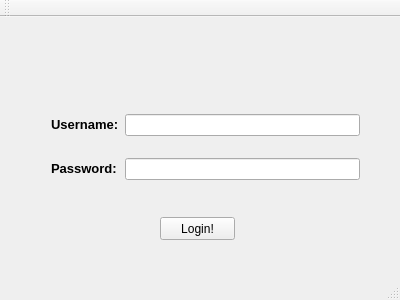
<?xml version="1.0" encoding="UTF-8"?>
<ui version="4.0">
 <class>MainWindow</class>
 <widget class="QMainWindow" name="MainWindow">
  <property name="geometry">
   <rect>
    <x>0</x>
    <y>0</y>
    <width>400</width>
    <height>300</height>
   </rect>
  </property>
  <property name="windowTitle">
   <string>MainWindow</string>
  </property>
  <widget class="QWidget" name="centralWidget">
   <widget class="QWidget" name="gridLayoutWidget">
    <property name="geometry">
     <rect>
      <x>40</x>
      <y>70</y>
      <width>331</width>
      <height>121</height>
     </rect>
    </property>
    <layout class="QGridLayout" name="gridLayout">
     <item row="0" column="0">
      <widget class="QLabel" name="username_label">
       <property name="text">
        <string>&lt;html&gt;&lt;head/&gt;&lt;body&gt;&lt;p&gt;&lt;span style=&quot; font-size:10pt; font-weight:600;&quot;&gt;Username:&lt;/span&gt;&lt;/p&gt;&lt;/body&gt;&lt;/html&gt;</string>
       </property>
      </widget>
     </item>
     <item row="1" column="0">
      <widget class="QLabel" name="password_label">
       <property name="text">
        <string>&lt;html&gt;&lt;head/&gt;&lt;body&gt;&lt;p&gt;&lt;span style=&quot; font-size:10pt; font-weight:600;&quot;&gt;Password:&lt;/span&gt;&lt;/p&gt;&lt;/body&gt;&lt;/html&gt;</string>
       </property>
      </widget>
     </item>
     <item row="0" column="1">
      <widget class="QLineEdit" name="username_box"/>
     </item>
     <item row="1" column="1">
      <widget class="QLineEdit" name="password_box"/>
     </item>
    </layout>
   </widget>
   <widget class="QPushButton" name="login_btn">
    <property name="geometry">
     <rect>
      <x>160</x>
      <y>200</y>
      <width>75</width>
      <height>23</height>
     </rect>
    </property>
    <property name="text">
     <string>Login!</string>
    </property>
   </widget>
  </widget>
  <widget class="QMenuBar" name="menuBar">
   <property name="geometry">
    <rect>
     <x>0</x>
     <y>0</y>
     <width>400</width>
     <height>21</height>
    </rect>
   </property>
  </widget>
  <widget class="QToolBar" name="mainToolBar">
   <attribute name="toolBarArea">
    <enum>TopToolBarArea</enum>
   </attribute>
   <attribute name="toolBarBreak">
    <bool>false</bool>
   </attribute>
  </widget>
  <widget class="QStatusBar" name="statusBar"/>
 </widget>
 <layoutdefault spacing="6" margin="11"/>
 <resources/>
 <connections/>
</ui>
